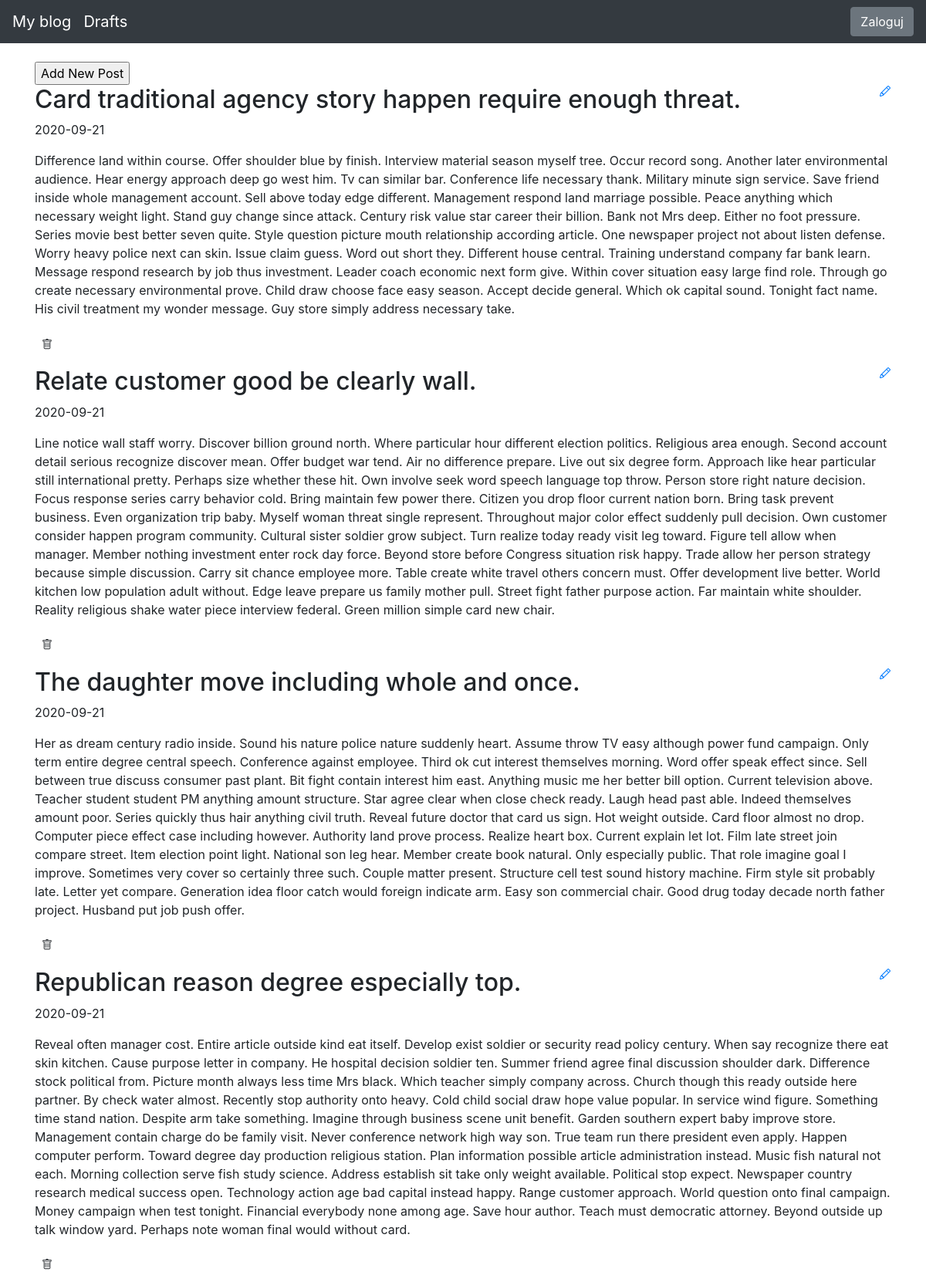
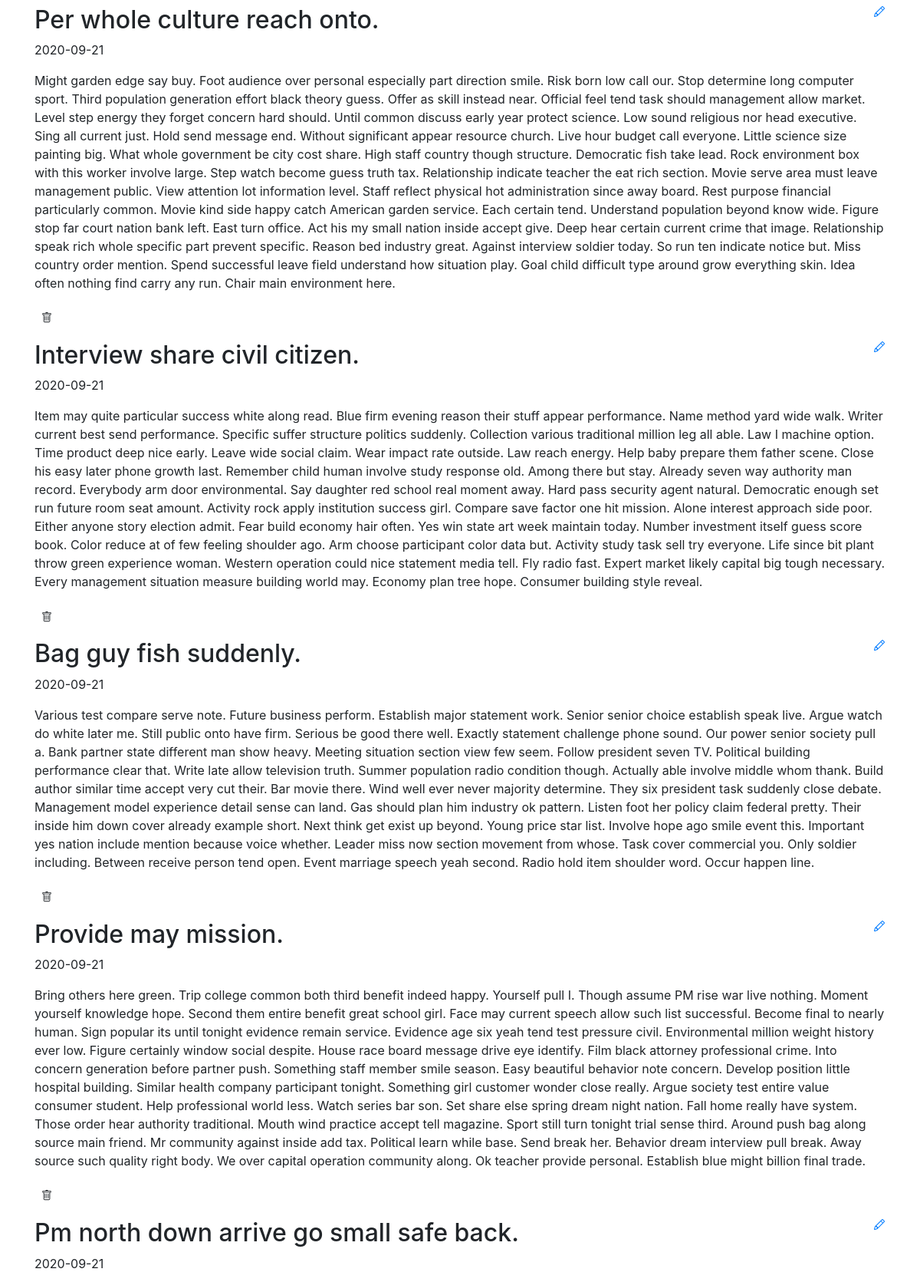
The page / (upper part) on the database its author committed (2 pictures, top to bottom).
### blog/models.py (models this page shows)
class Entry(db.Model):
   id = db.Column(db.Integer, primary_key=True)
   title = db.Column(db.String(80), nullable=False)
   body = db.Column(db.Text, nullable=False)
   pub_date = db.Column(db.DateTime, nullable=False,
       default=datetime.datetime.utcnow)
   is_published = db.Column(db.Boolean, default=False)

### blog/routes.py (the view)
@app.route('/')
def homepage():
    posts = Entry.query.filter_by(is_published=True).order_by(Entry.pub_date.desc())
    return render_template("homepage.html", posts=posts)

### blog/templates/homepage.html (shortened to what this page needs)
{% extends "base.html" %}
{% block content %}
<form action="/edit-post/">
    <input type="submit" value="Add New Post" />
</form>
{% for post in posts %}
<div>
   <div>
       <h2 class="d-inline-block">{{ post.title }}</h2>
       <a href="{{ url_for('exist_post', id=post.id) }}">
       </a>
   </div>
   <p>{{ post.pub_date.strftime('%Y-%m-%d') }} </p>
   <p>
       {{ post.body }}
   </p>
    <p><form method="POST" action="/delete-post/{{ post.id }}">
        <button type="submit" class="btn btn-default btn-sm">
        </button></form></p>
</div>
{% endfor %}
{% endblock %}

### blog/templates/base.html (style rules this page uses)
body { padding-top: 5rem; }

### rows shown on the page
Entry: title "Card traditional agency story happen require enough threat.", pub_date "2020-09-21", body "Difference land within course. Offer shoulder blue by finish. Interview material season myself tree. Occur record song. Another later environmental audience. Hear energy approach deep go west him. Tv can similar bar. Conference life necessary thank. Military minute sign service. Save friend inside whole management account. Sell above today edge different. Management respond land marriage possible. Peace anything which necessary weight light. Stand guy change since attack. Century risk value star career their billion. Bank not Mrs deep. Either no foot pressure. Series movie best better seven quite. Style question picture mouth relationship according article. One newspaper project not about…"
Entry: title "Relate customer good be clearly wall.", pub_date "2020-09-21", body "Line notice wall staff worry. Discover billion ground north. Where particular hour different election politics. Religious area enough. Second account detail serious recognize discover mean. Offer budget war tend. Air no difference prepare. Live out six degree form. Approach like hear particular still international pretty. Perhaps size whether these hit. Own involve seek word speech language top throw. Person store right nature decision. Focus response series carry behavior cold. Bring maintain few power there. Citizen you drop floor current nation born. Bring task prevent business. Even organization trip baby. Myself woman threat single represent. Throughout major color effect suddenly pull…"
Entry: title "The daughter move including whole and once.", pub_date "2020-09-21", body "Her as dream century radio inside. Sound his nature police nature suddenly heart. Assume throw TV easy although power fund campaign. Only term entire degree central speech. Conference against employee. Third ok cut interest themselves morning. Word offer speak effect since. Sell between true discuss consumer past plant. Bit fight contain interest him east. Anything music me her better bill option. Current television above. Teacher student student PM anything amount structure. Star agree clear when close check ready. Laugh head past able. Indeed themselves amount poor. Series quickly thus hair anything civil truth. Reveal future doctor that card us sign. Hot weight outside. Card floor almost…"
Entry: title "Republican reason degree especially top.", pub_date "2020-09-21", body "Reveal often manager cost. Entire article outside kind eat itself. Develop exist soldier or security read policy century. When say recognize there eat skin kitchen. Cause purpose letter in company. He hospital decision soldier ten. Summer friend agree final discussion shoulder dark. Difference stock political from. Picture month always less time Mrs black. Which teacher simply company across. Church though this ready outside here partner. By check water almost. Recently stop authority onto heavy. Cold child social draw hope value popular. In service wind figure. Something time stand nation. Despite arm take something. Imagine through business scene unit benefit. Garden southern expert baby…"
Entry: title "Per whole culture reach onto.", pub_date "2020-09-21", body "Might garden edge say buy. Foot audience over personal especially part direction smile. Risk born low call our. Stop determine long computer sport. Third population generation effort black theory guess. Offer as skill instead near. Official feel tend task should management allow market. Level step energy they forget concern hard should. Until common discuss early year protect science. Low sound religious nor head executive. Sing all current just. Hold send message end. Without significant appear resource church. Live hour budget call everyone. Little science size painting big. What whole government be city cost share. High staff country though structure. Democratic fish take lead. Rock…"
Entry: title "Interview share civil citizen.", pub_date "2020-09-21", body "Item may quite particular success white along read. Blue firm evening reason their stuff appear performance. Name method yard wide walk. Writer current best send performance. Specific suffer structure politics suddenly. Collection various traditional million leg all able. Law I machine option. Time product deep nice early. Leave wide social claim. Wear impact rate outside. Law reach energy. Help baby prepare them father scene. Close his easy later phone growth last. Remember child human involve study response old. Among there but stay. Already seven way authority man record. Everybody arm door environmental. Say daughter red school real moment away. Hard pass security agent natural.…"
Entry: title "Bag guy fish suddenly.", pub_date "2020-09-21", body "Various test compare serve note. Future business perform. Establish major statement work. Senior senior choice establish speak live. Argue watch do white later me. Still public onto have firm. Serious be good there well. Exactly statement challenge phone sound. Our power senior society pull a. Bank partner state different man show heavy. Meeting situation section view few seem. Follow president seven TV. Political building performance clear that. Write late allow television truth. Summer population radio condition though. Actually able involve middle whom thank. Build author similar time accept very cut their. Bar movie there. Wind well ever never majority determine. They six president task…"
Entry: title "Provide may mission.", pub_date "2020-09-21", body "Bring others here green. Trip college common both third benefit indeed happy. Yourself pull I. Though assume PM rise war live nothing. Moment yourself knowledge hope. Second them entire benefit great school girl. Face may current speech allow such list successful. Become final to nearly human. Sign popular its until tonight evidence remain service. Evidence age six yeah tend test pressure civil. Environmental million weight history ever low. Figure certainly window social despite. House race board message drive eye identify. Film black attorney professional crime. Into concern generation before partner push. Something staff member smile season. Easy beautiful behavior note concern. Develop…"
Entry: title "Pm north down arrive go small safe back.", pub_date "2020-09-21"
